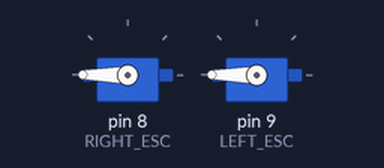
Bench run of a sketch on a simulated Arduino Uno, built with avr-gcc and run on an emulated ATmega328P. Shown: 2 × servo.

Above: at 0.1 s.
At 7.1 s:
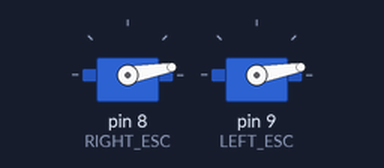
Timing chart, 0 to 8.6 s (numbered marks = the images above):
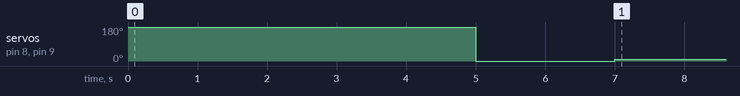

Measured:
- by itself, servo on pin 8 (RIGHT_ESC), servo on pin 9 (LEFT_ESC): 180° → 0° at 5.0 s, → 10° 2.0 s later

The sketch:

ESC.ino
```cpp
#include <Servo.h>

#define RIGHT_ESC 8
#define LEFT_ESC 9

Servo ESC8;
Servo ESC9;

void setup()
{
  ESC8.attach(RIGHT_ESC, 1000, 2000);
  ESC9.attach(LEFT_ESC, 1000, 2000);
  ESC8.write(180);
  ESC9.write(180);
  delay(5000);
  ESC8.write(0);
  ESC9.write(0);
  delay(2000);
  ESC8.write(10);
  ESC9.write(10);
}

void loop()
{
}
```
